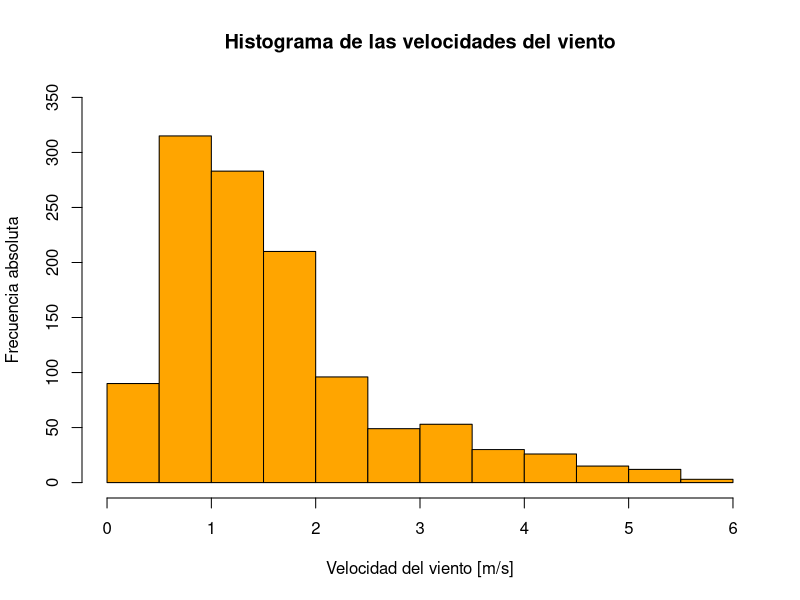
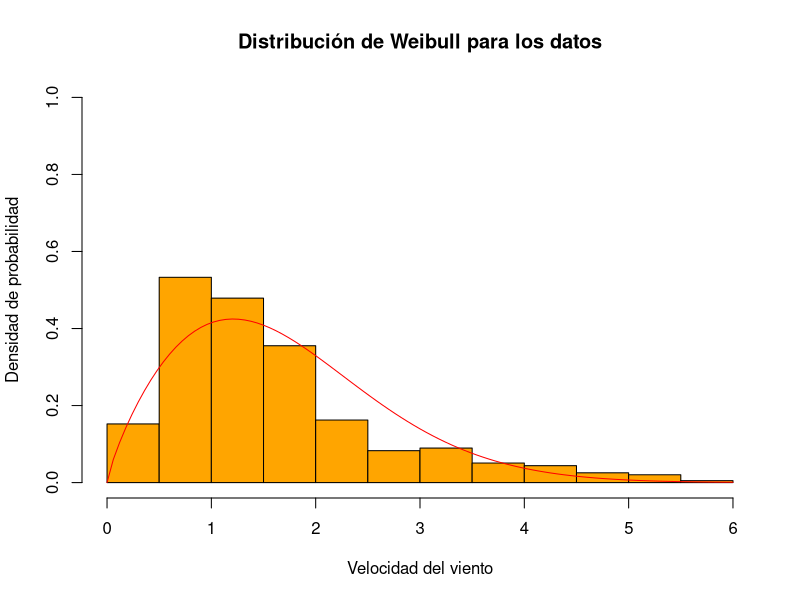
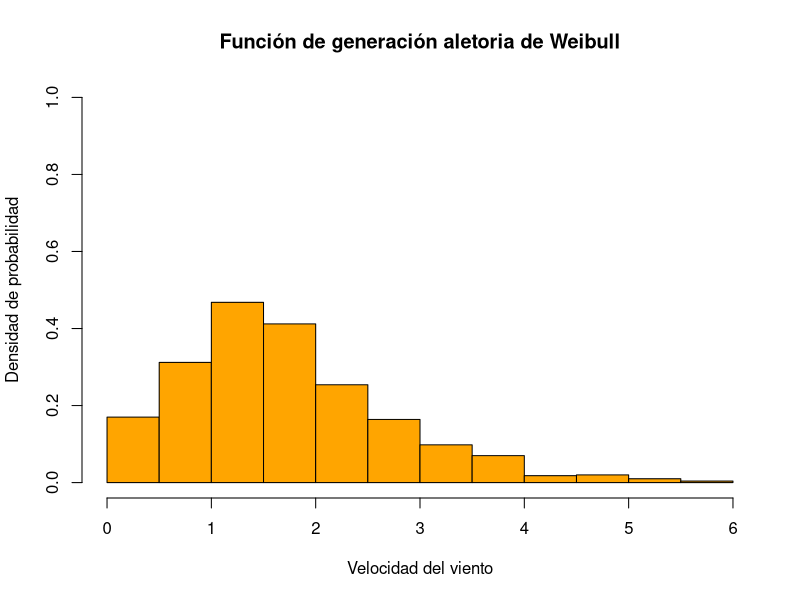
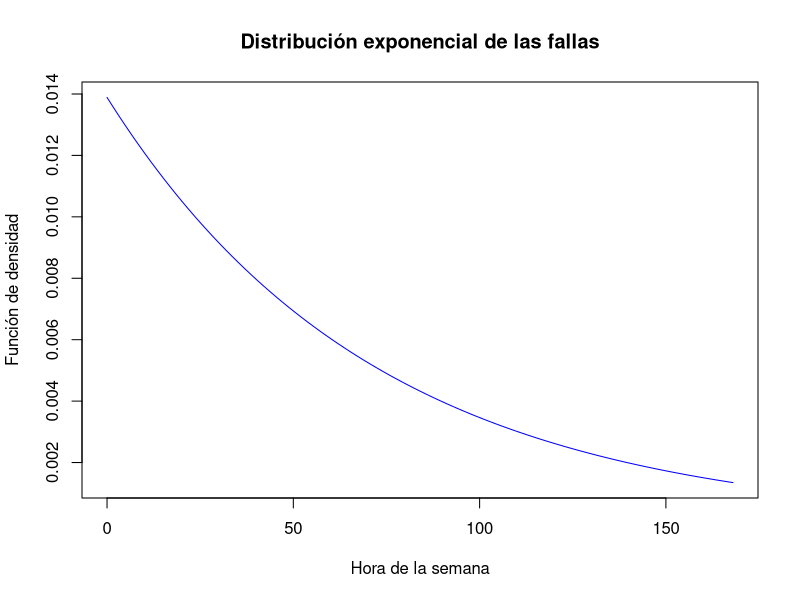

These charts were generated, in order, by the following R code: (Note: this script raises an error after producing the figures.)
## ---- chunk 1
knitr::opts_chunk$set(echo = TRUE)
## ---- chunk 2
wind_data <- read.csv("./velocidad-viento-duitama-boyaca.csv")
## ---- chunk 3
wind_data <- subset(wind_data, select = c("ValorObservado"))
colnames(wind_data) <- c("wind_speed")
head(wind_data)
## ---- chunk 4
hist(wind_data$wind_speed,
     ylim = c(0, 350),
     col = "orange",
     main = "Histograma de las velocidades del viento",
     xlab = "Velocidad del viento [m/s]",
     ylab = "Frecuencia absoluta")
## ---- chunk 5
power <- function(wind_speed) {
  if(wind_speed > 4 & wind_speed <= 14) return((25.12 - 39.05*wind_speed + 7.21*(wind_speed^2)) * 1.5)
  else if(wind_speed > 14 & wind_speed <= 20) return(1500)
  else return(0)
}
## ---- chunk 6
optimize_lambda <- function(wind_speeds, alpha) {
  lambda = ((length(wind_speeds) * alpha) / (alpha * sum(wind_speeds ** alpha))) ** (1 / alpha)
  
  return(lambda)
}
## ---- chunk 7
density_weibull <- function(wind_speed, lambda, alpha) {
  alpha * lambda^alpha * wind_speed^(alpha - 1) * exp(-(lambda*wind_speed)^alpha)
}

cummulative_weibull <- function(wind_speed, lambda, alpha) {
  1 - exp(-(lambda * wind_speed) ** alpha)
}
## ---- chunk 8
alpha = 1.8
lambda = optimize_lambda(wind_speeds = wind_data$wind_speed, alpha = alpha)

hist(wind_data$wind_speed,
     freq = FALSE,
     ylim = c(0, 1),
     col = "orange",
     main = "Distribución de Weibull para los datos",
     xlab = "Velocidad del viento", 
     ylab = "Densidad de probabilidad")
curve(density_weibull(x, lambda = lambda, alpha = alpha), 
      from = 0,
      to = 6, 
      col = "red",
      add = TRUE)
## ---- chunk 9
random_weibull <- function(lambda, alpha) {
  
  wind_speed <- ((-log(1 - runif(1))) ** (1 / alpha)) / (lambda)
  
  return(wind_speed)
}
## ---- chunk 10
tests <- c()
for (iter in 1:1000) {
  tests <- c(tests, random_weibull(lambda = lambda, alpha = alpha))
}

hist(tests,
     freq = FALSE,
     ylim = c(0, 1),
     col = "orange",
     main = "Función de generación aletoria de Weibull",
     xlab = "Velocidad del viento", 
     ylab = "Densidad de probabilidad")
## ---- chunk 11
curve(dexp(x, rate = 1/72), 
      from = 0, 
      to = 168, 
      col = "blue",
      main = "Distribución exponencial de las fallas",
      xlab = "Hora de la semana",
      ylab = "Función de densidad")
## ---- chunk 12
inverse_exponential <- function(lambda, value) {
  value_inverse = - (1 / lambda) * log(value)
  return(value_inverse)
}

random_exponential <- function(trials, lambda) {
  res = c()
  
  for (trial in 1:trials) {
    res = c(res, inverse_exponential(lambda, runif(1)))
  }
  
  return(res)
}
## ---- chunk 13
random_poisson <- function(trials, lambda) {
  
  res = c()
  for(trial in 1:trials) {
    limit = runif(n = 1)
    
    i = 0
    p = exp(-lambda)
    F = p
    
    while(limit > F) {
      p = (lambda * p) / (i + 1)
      F = F + p
      i = i + 1
    }
    res = c(res, i)
  }
  return(res)
}
## ---- chunk 14
hours <- 168
failures_amount <- random_poisson(trials = 1, lambda = 2)
failures_times <- c()
repairs_times <- c()

while(length(failures_times) < failures_amount) {
  fail <- random_exponential(trials = 1, lambda = 1/72)
  if (fail < hours) {
    if (length(failures_times) == 0) {
      failures_times <- c(failures_times, fail)
      repairs_times <- c(repairs_times, fail + 8)
    }
    if (fail > tail(repairs_times, n = 1)) {
      failures_times <- c(failures_times, fail)
      repairs_times <- c(repairs_times, fail + 8)
    }
  }
}

plot(x = failures_times, 
     y = 1:length(failures_times), 
     xlim = c(0, hours),
     col = "red",
     main = "Visualización de los pares falla-reparación",
     xlab = "Hora de la semana",
     ylab = "Número del par")
points(x = sort(failures_times) + 8, 
       y = 1:length(failures_times),
       col = "blue")
